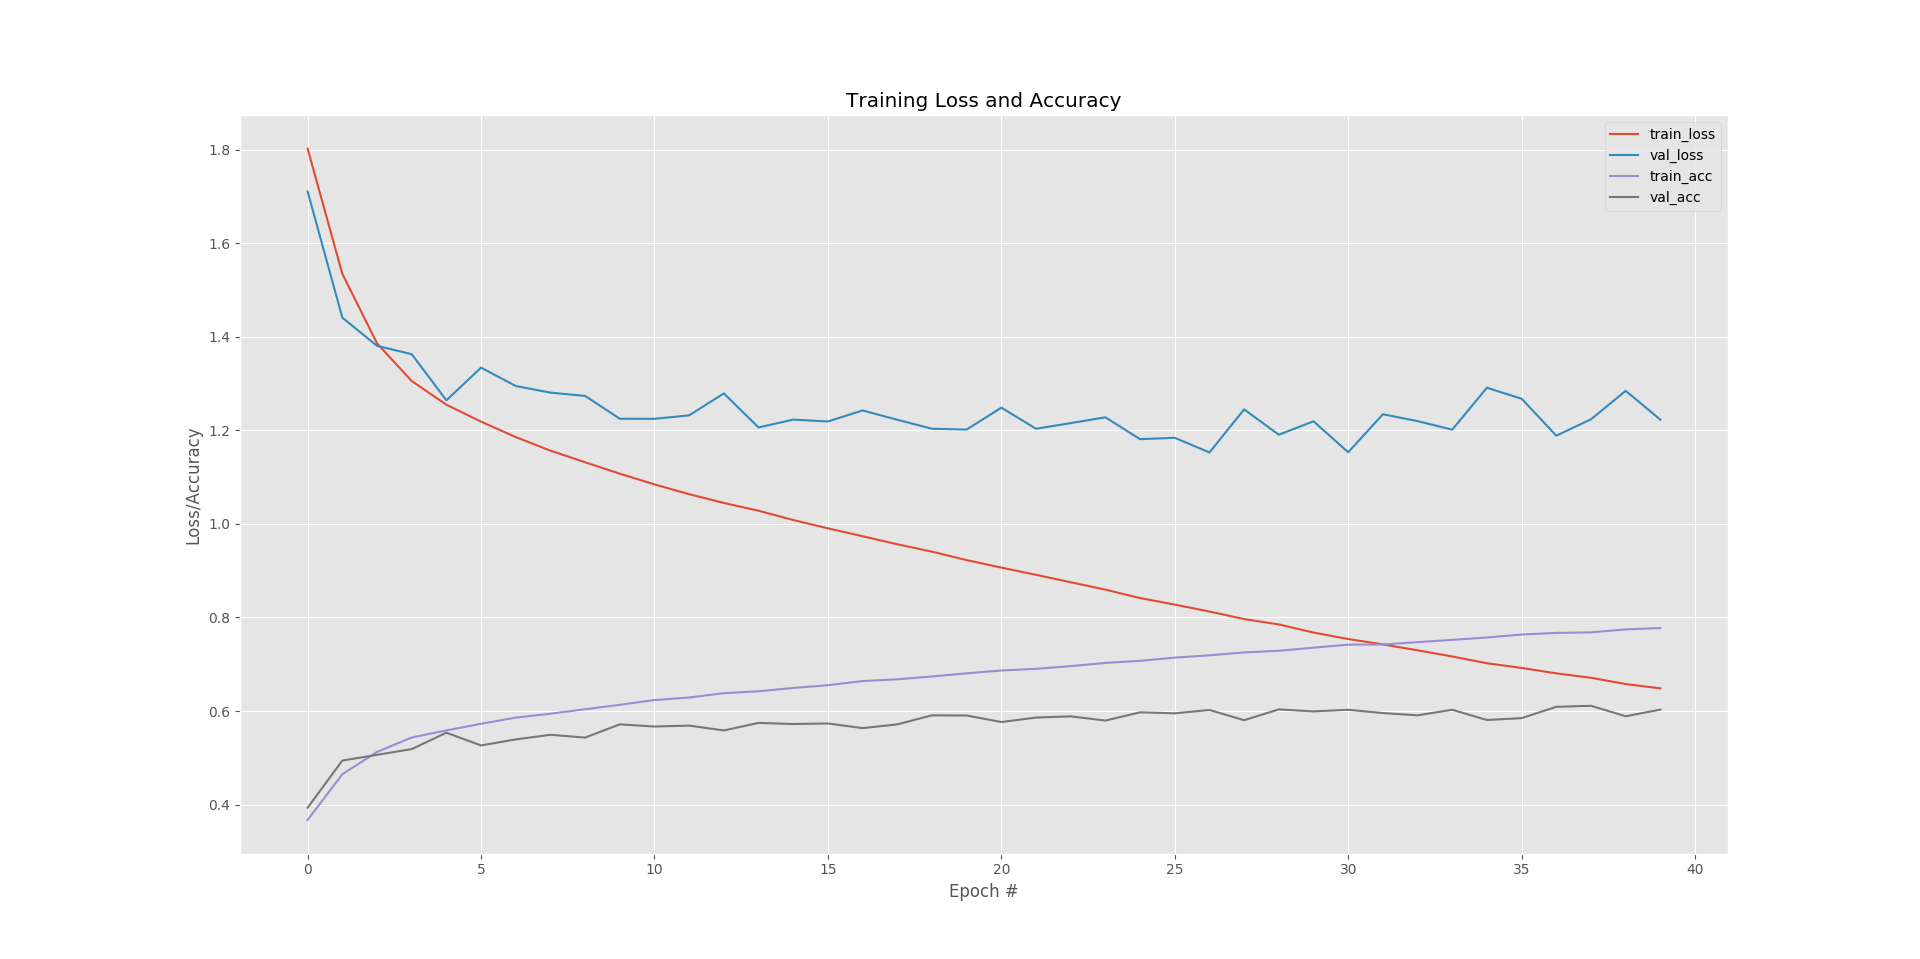

Recreate this plot in Python.
# import the necessary packages
from sklearn.preprocessing import LabelBinarizer
from sklearn.metrics import classification_report
from mydlchest.nn.conv import shallownet
from keras.optimizers import SGD
from keras.datasets import cifar10
import matplotlib.pyplot as plt
import numpy as np

# load the training and testing data, apply scaling [0, 1]
print("[INFO] loading CIFAR-10 data...")
((trainX, trainY), (testX, testY)) = cifar10.load_data()
trainX = trainX.astype("float") / 255.0
testX = testX.astype("float") / 255.0

# convert the labels from integers to vectors
lb = LabelBinarizer()
trainY = lb.fit_transform(trainY)
testY = lb.transform(testY)

# initialize the label names for the CIFAR-10 dataset
labelNames = ["airplane", "automobile", "bird", "cat", "deer", 
	"dog", "frog", "horse", "ship", "truck"]
	
# initialize the optimizer and model
print("[INFO] compiling model...")
opt = SGD(lr=0.01)
model = shallownet.ShallowNet.build(width=32, height=32, depth=3,
	classes=10)
model.compile(loss="categorical_crossentropy", optimizer=opt,
	metrics=["accuracy"])

# train the network
print("[INFO] training network...")
H = model.fit(trainX, trainY, validation_data=(testX, testY),
	batch_size=32, epochs=40, verbose=1)
	
# evaluate the network
print("[INFO] evaluating the network...")
predictions = model.predict(testX, batch_size=32)
print(classification_report(testY.argmax(axis=1), 
	predictions.argmax(axis=1), target_names=labelNames))

# plot the training loss and accuracy
plt.style.use("ggplot")
plt.figure()
plt.plot(np.arange(0, 40), H.history["loss"], label="train_loss")
plt.plot(np.arange(0, 40), H.history["val_loss"], label="val_loss")
plt.plot(np.arange(0, 40), H.history["acc"], label="train_acc")
plt.plot(np.arange(0, 40), H.history["val_acc"], label="val_acc")
plt.title("Training Loss and Accuracy")
plt.xlabel("Epoch #")
plt.ylabel("Loss/Accuracy")
plt.legend()
plt.show()
